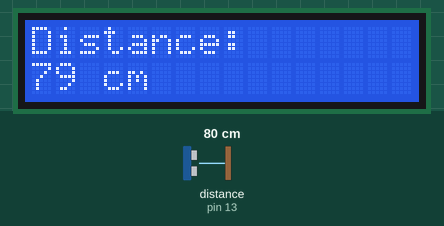
The sketch below on a simulated Arduino Uno, built with avr-gcc and run on an emulated ATmega328P. Parts: 16×2 character LCD. Wiring (inferred from the names in the program): ultrasonic range finder: trigger pin 12; echo pin 13. The inputs (shaded band) are chosen by the test bench; at power-on: distance to the obstacle (sensor on pin 13) 80 cm. The echo pulse lasts 58.3 µs per cm.

Above: at 1.2 s.
1.3 s: distance to the obstacle (sensor on pin 13) set to 2 cm
At 1.9 s:
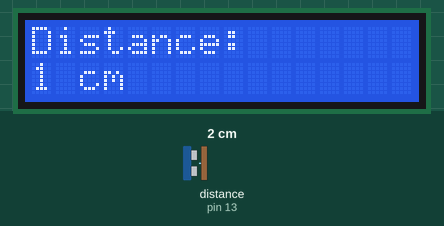
3.5 s: distance to the obstacle (sensor on pin 13) set to 4 cm
At 4.0 s:
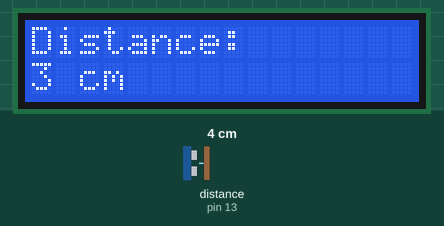
5.1 s: distance to the obstacle (sensor on pin 13) set to 9 cm
At 5.5 s:
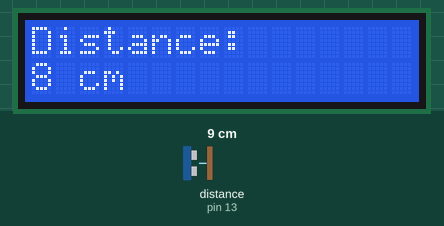

Measured:
- what the display in image 1 shows lasts 0.5 s, from 1.6 s to 2.1 s

The sketch:

Send_And_Recieve.ino
```cpp
/*
 Send And Recieve

 This sketch sends proximity data and recieves temperature data

 by Javier Rodriguez

*/

// Library Codes
#include <LiquidCrystal.h>

// initialize the library with the numbers of the interface pins
LiquidCrystal lcd(1, 2, 4, 5, 6, 7);

#define echoPin 13
#define trigPin 12

long duration; // variable for the duration of sound wave travel
int distance; // variable for the distance measurement

void setup() {
  // set up the LCD's number of columns and rows
  lcd.begin(16, 2);

  // sets the pins
  pinMode(trigPin, OUTPUT);
  pinMode(echoPin, INPUT);
}

void loop() {

  lcd.print("Distance: ");

  // Clears the trigPin condition
  digitalWrite(trigPin, LOW);
  delayMicroseconds(2);

  // Sets the trigPin HIGH (ACTIVE) for 10 microseconds
  digitalWrite(trigPin, HIGH);
  delayMicroseconds(10);
  digitalWrite(trigPin, LOW);

  // Reads the echoPin, returns the sound wave travel time in microseconds
  duration = pulseIn(echoPin, HIGH);

  // Calculating the distance
  distance = (duration / 2) * 0.0343; // Speed of sound wave divided by 2 (go and back)

  lcd.setCursor(0, 1);
  lcd.print(min(distance, 999)); //making sure to stop printing at 2 digits
  lcd.print(" cm");

  delay(500);
  lcd.clear();
}
```
